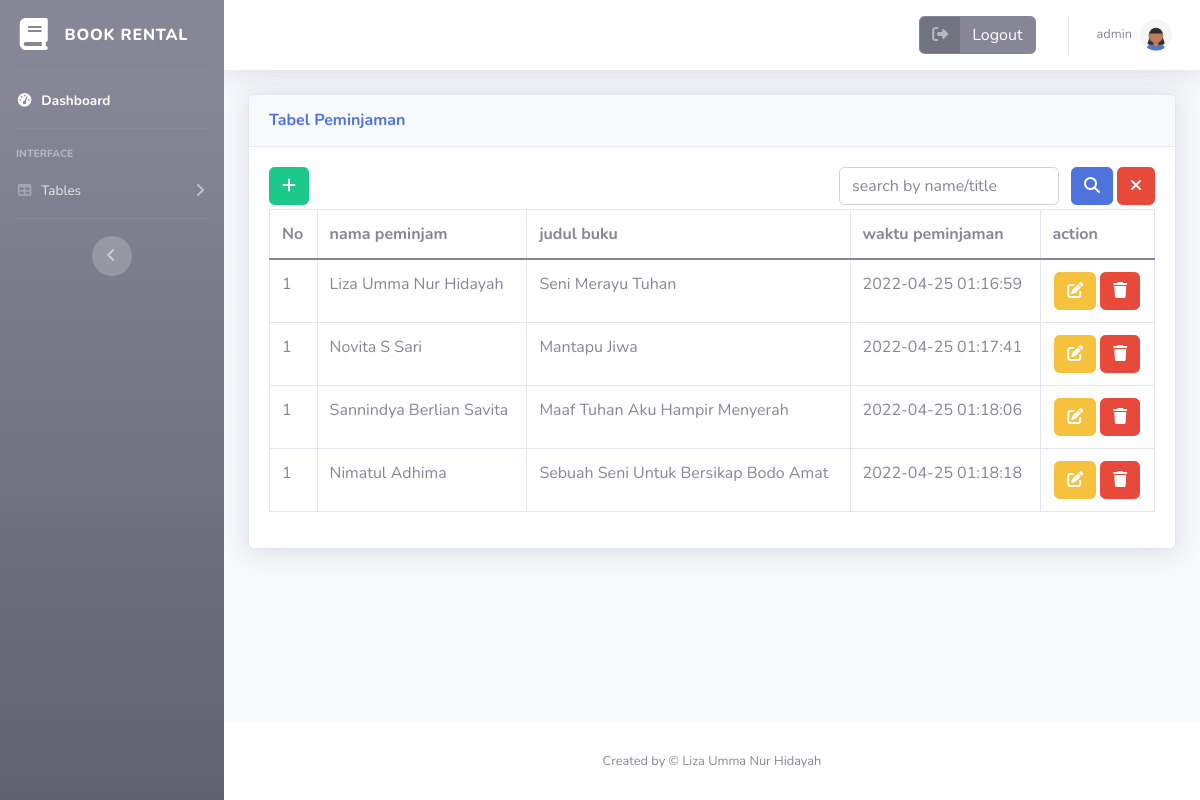
The app's page /peminjaman.php (signed in) with its own data.
### tables this page shows
CREATE TABLE `peminjaman` (
  `Id_peminjaman` int(11) NOT NULL,
  `nama_peminjam` varchar(25) NOT NULL,
  `judul_buku` varchar(50) NOT NULL,
  `waktu_peminjaman` timestamp NOT NULL DEFAULT current_timestamp() ON UPDATE current_timestamp()
);

### peminjaman.php (the view)
<?php
include "header.php";
include "koneksi.php";
?>
<div class="container-fluid">
    <div class="card shadow mb-4">
        <div class="card-header py-3">
            <h6 class="m-0 font-weight-bold text-primary">Tabel Peminjaman</h6>
        </div>
        <div class="card-body">
            <div class="d-flex mb-1 justify-content-between">
                <div>
                    <a href="insert_peminjaman.php" class="btn btn-success"><span class="fa fa-plus"></span></a>
                </div>
                <div class="d-flex flex-row">
                    <div>
                        <form class="d-flex" action="" method="POST">
                            <input class="form-control me-2" type="text" placeholder="search by name/title" name="key">
                            <button class="btn btn-primary mx-1" type="submit" name="submit"><span class="fa fa-search"></span></button>
                        </form>
                    </div>
                    <div>
                        <a href="peminjaman.php" class="btn btn-danger"><span class="fa fa-times"></span></a>
                    </div>
                </div>
            </div>
            <div class="table-responsive">
                <table class="table table-bordered" id="dataTable" width="100%" cellspacing="0">
                    <thead>
                        <tr>
                            <th>No</th>
                            <th>nama peminjam</th>
                            <th>judul buku</th>
                            <th>waktu peminjaman</th>
                            <th>action</th>
                        </tr>
                    </thead>
                    <tbody>
                        <?php if (isset($_POST['submit'])) {
                            $key = '%' . $_POST['key'] . '%';
                            $query = 'SELECT * FROM peminjaman WHERE nama_peminjam LIKE :name OR judul_buku LIKE :judul';
                            $search = $koneksi->prepare($query);
                            $search->bindParam(':name', $key);
                            $search->bindParam(':judul', $key);
                            $search->execute();
                            foreach ($search as $value) {
                                $no = 1;
                        ?>
                                <tr>
                                    <td><?php echo $no++; ?></td>
                                    <td><?php echo $value['nama_peminjam'] ?></td>
                                    <td><?php echo $value['judul_buku'] ?></td>
                                    <td><?php echo $value['waktu_peminjaman'] ?></td>
                                    <td class="text-center">
                                        <a href="update_peminjaman.php?id=<?php echo $value['Id_peminjaman']; ?>" class="btn btn-warning">
                                            <span class="fa fa-edit"></span>
                                        </a>
                                        <a onclick=" confirm('Apakah yakin data akan di hapus?')" href="delete_peminjaman.php?id=<?php echo $value['Id_peminjaman']; ?>" class="btn btn-danger">
                                            <span class="fa fa-trash"></span>
                                        </a>
                                    </td>
                                </tr>
                            <?php };
                        } else {
                            $query = $koneksi->prepare("SELECT * FROM peminjaman");
                            $query->execute();
                            $data = $query->fetchAll();
                            foreach ($data as $value) {
                                $no = 1;
                            ?>
                                <tr>
                                    <td><?php echo $no++; ?></td>
                                    <td><?php echo $value['nama_peminjam'] ?></td>
                                    <td><?php echo $value['judul_buku'] ?></td>
                                    <td><?php echo $value['waktu_peminjaman'] ?></td>
                                    <td class="text-center">
                                        <a href="update_peminjaman.php?id=<?php echo $value['Id_peminjaman']; ?>" class="btn btn-warning">
                                            <span class="fa fa-edit"></span>
                                        </a>
                                        <a onclick="return confirm('Apakah yakin data akan di hapus?')" href="delete_peminjaman.php?id=<?php echo $value['Id_peminjaman']; ?>" class="btn btn-danger">
                                            <span class="fa fa-trash"></span>
                                        </a>
                                    </td>
                                </tr>
                        <?php };
                        }; ?>
                    </tbody>
                </table>
            </div>
        </div>
    </div>
</div>
<?php include "footer.php"; ?>

### records on screen
peminjaman: nama_peminjam "Liza Umma Nur Hidayah", judul_buku "Seni Merayu Tuhan", waktu_peminjaman "2022-04-25 01:16:59"
peminjaman: nama_peminjam "Novita S Sari", judul_buku "Mantapu Jiwa", waktu_peminjaman "2022-04-25 01:17:41"
peminjaman: nama_peminjam "Sannindya Berlian Savita", judul_buku "Maaf Tuhan Aku Hampir Menyerah", waktu_peminjaman "2022-04-25 01:18:06"
peminjaman: nama_peminjam "Nimatul Adhima", judul_buku "Sebuah Seni Untuk Bersikap Bodo Amat", waktu_peminjaman "2022-04-25 01:18:18"

### other values on screen
$_SESSION['username'] "admin"
